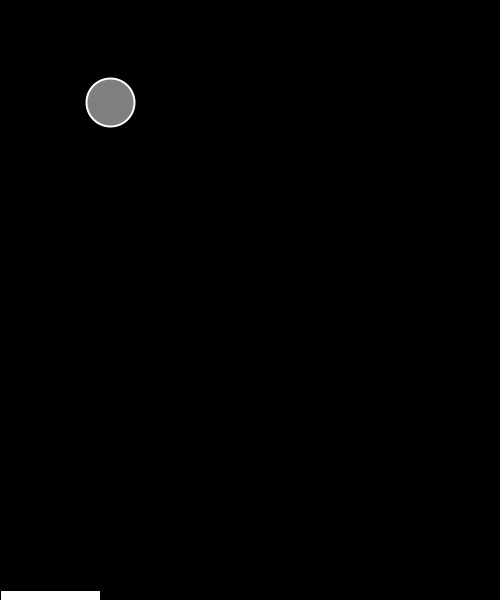
Frame 1 (no input)
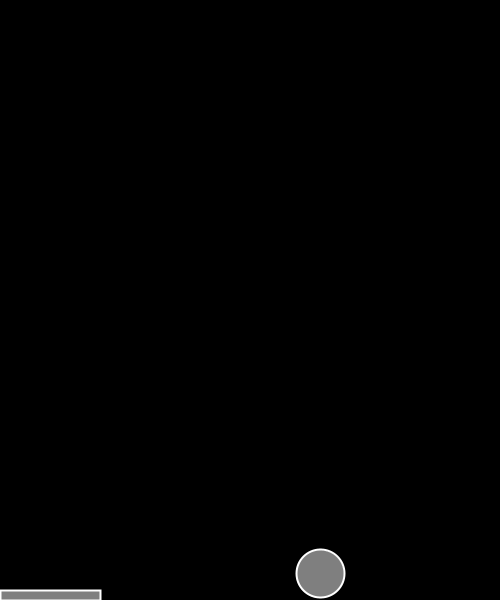
Frame 60 (the mouse pressed at the canvas centre just before this capture)
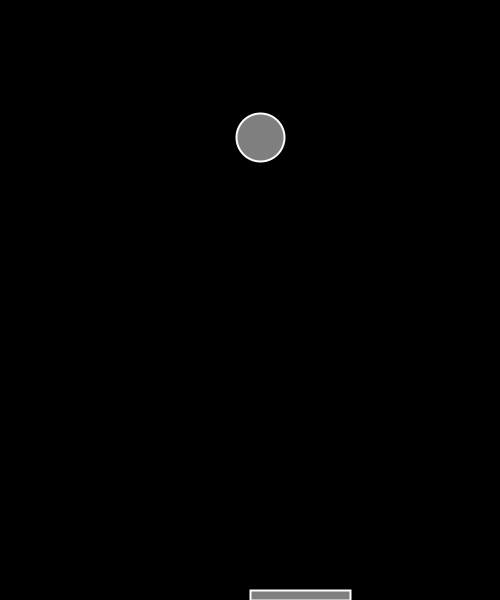
Frame 120 (the mouse held since frame 60 and released just before this capture)

The Processing sketch that drew these frames (run headless with seeded random() and noise(); from frame 60 on, the mouse is pressed at the canvas centre):

// Processing sketch: Tennis_Game
// ── Tennis_Game.pde

PVector location;  // Location of shape
PVector velocity;  // Velocity of shape
PVector gravity;   // Gravity acts at the shape's acceleration

void setup() {
  size(500,600);
  noCursor();
  location = new PVector(100,100);
  velocity = new PVector(10,2);
  gravity = new PVector(0,0.2);

}

void draw() {
  background(0);
     
  // Draw the Line
     int mX = mouseX;
  //int mY = mouseY;
 rect(mX, 590, 100, 10);
 fill (255, 255);
 
  // Add velocity to the location.
  location.add(velocity);
  // Add gravity to velocity
  velocity.add(gravity);
  
  // Bounce off edges
  if ((location.x > width) || (location.x < 0)) {
    velocity.x = velocity.x * -1;
  }
  if (location.y > height) {
    // We're reducing velocity ever so slightly 
    // when it hits the bottom of the window
    velocity.y = velocity.y * -0.95; 
    location.y = height;
  }

  // Display circle at location vector
  stroke(255);
  strokeWeight(2);
  fill(127);
  ellipse(location.x,location.y,48,48);
  

}
